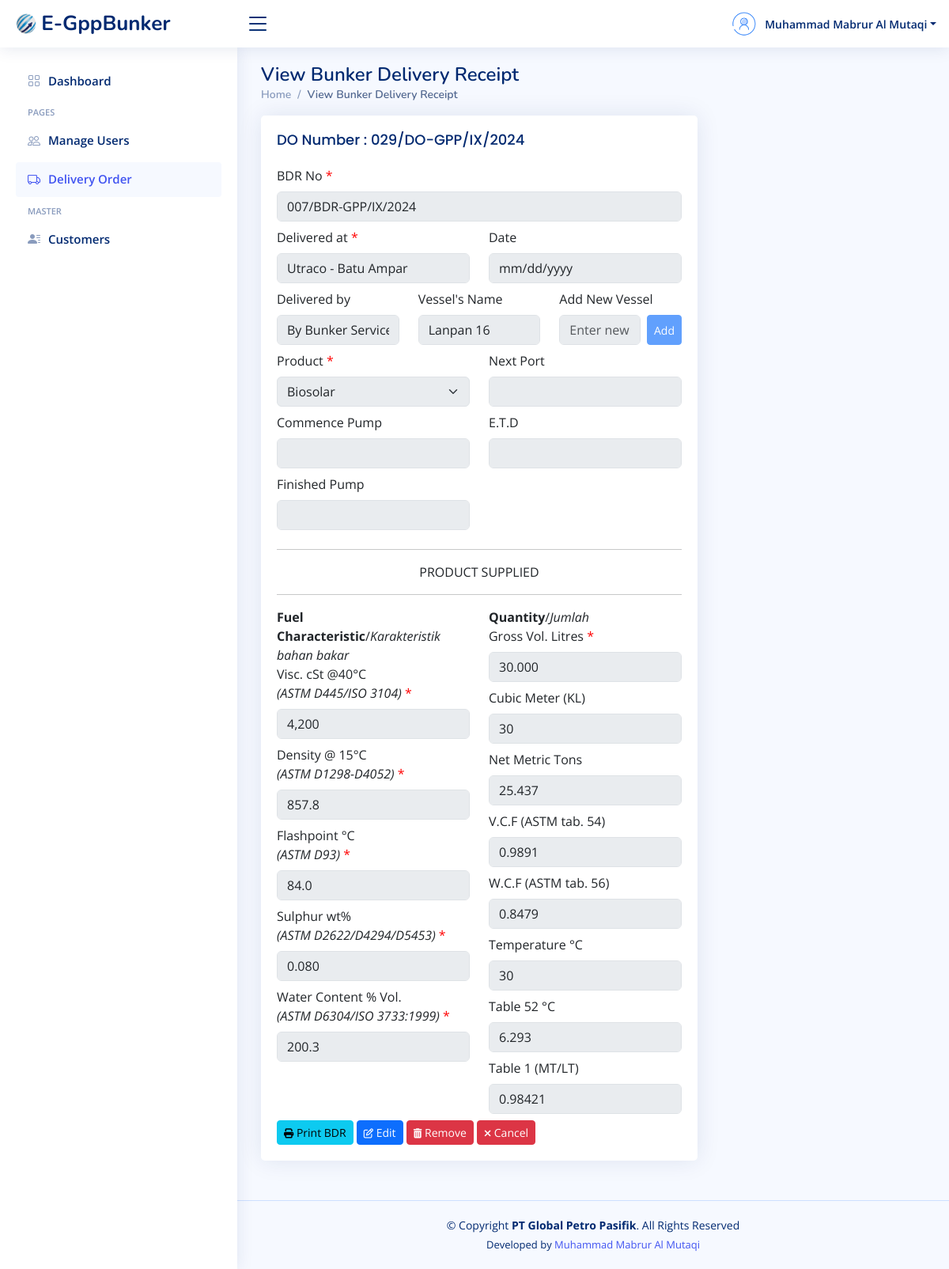
Page /view-bdr.php?id_bdr=43 (signed in) on the committed database.
### tables this page shows
CREATE TABLE `bdr` (
  `id_bdr` int(10) NOT NULL,
  `do_id` int(10) NOT NULL,
  `bdr_no` varchar(50) NOT NULL,
  `delivered_by` varchar(50) DEFAULT NULL,
  `vessel_cust` varchar(60) DEFAULT NULL,
  `next_port` varchar(60) DEFAULT NULL,
  `visc` varchar(10) NOT NULL,
  `density` varchar(10) NOT NULL,
  `flashpoint` varchar(10) NOT NULL,
  `sulphur` varchar(10) NOT NULL,
  `water_content` varchar(10) NOT NULL,
  `net_metric_ton` varchar(15) NOT NULL,
  `vcf` varchar(10) NOT NULL,
  `wcf` varchar(10) NOT NULL,
  `temp` varchar(10) NOT NULL,
  `table_52` varchar(10) NOT NULL,
  `table_1` varchar(10) NOT NULL
);

CREATE TABLE `delivery_order` (
  `id_do` int(10) NOT NULL,
  `po_number` varchar(50) DEFAULT NULL,
  `do_number` varchar(50) NOT NULL,
  `do_date` date DEFAULT NULL,
  `customer_id` int(10) NOT NULL,
  `product` varchar(60) NOT NULL,
  `armada` varchar(60) NOT NULL,
  `quantity` bigint(15) NOT NULL,
  `driver` varchar(50) DEFAULT NULL,
  `departure_time` varchar(30) DEFAULT NULL,
  `arrival_time` varchar(30) DEFAULT NULL,
  `loading_port` varchar(50) NOT NULL,
  `discharging_port` varchar(50) NOT NULL,
  `commence_pump` varchar(30) DEFAULT NULL,
  `finished_pump` varchar(30) DEFAULT NULL,
  `seal_number1` varchar(30) DEFAULT NULL,
  `seal_number2` varchar(30) DEFAULT NULL
);

### koneksi.php (called while the page is built, shortened)
<?php
$host = "localhost";
$user = "root";
$pass = "78789898";
$db = "egppbunker";
$koneksi = mysqli_connect($host, $user, $pass, $db);
function query($query){
	global $koneksi;
	$result = mysqli_query($koneksi, $query);
	$rows = [];
	while ($row = mysqli_fetch_assoc($result) ) {
		$rows[] = $row;
	}
	return $rows;
}
 ?>

### view-bdr.php (the view, shortened to what this page needs)
<?php
    include "koneksi.php";
    $id_bdr = mysqli_real_escape_string($koneksi, $_GET['id_bdr']);
    $bdr = query("SELECT * FROM bdr JOIN delivery_order ON delivery_order.id_do=bdr.do_id WHERE id_bdr=$id_bdr")[0];
    $selectedVessel = isset($bdr['vessel_cust']) ? $bdr['vessel_cust'] : '';
?>
<!DOCTYPE html>
<html lang="en">
<?php
    include "layouts/head-css.php";
?>
<body>
<?php
    include "layouts/header.php";
?>
<?php
    include "layouts/sidebar.php";
?>
  <main id="main" class="main">
    <div class="pagetitle">
      <h1>View Bunker Delivery Receipt</h1>
      <nav>
        <ol class="breadcrumb">
          <li class="breadcrumb-item"><a href="index.php">Home</a></li>
          <li class="breadcrumb-item active">View Bunker Delivery Receipt</li>
        </ol>
      </nav>
    </div>
    <section class="section">
        <div class="row">
            <div class="col-lg-8">
                <div class="card">
                    <div class="card-body">
                        <h5 class="card-title">DO Number : <?= $bdr['do_number']?></h5>
                    <form action="" method="post">
                        <div class="mb-2">
                            <label for="bdr_no" class="form-label">BDR No <span id="x">*</span></label>
                            <input type="text" class="form-control" name="bdr_no" id="bdr_no" value="<?= $bdr['bdr_no'] ?>" disabled>
                        </div>
                        <div class="row">
                            <div class="col-lg-6 col-md-6 col-sm-12">
                                <div class="mb-2">
                                    <label for="discharging_port" class="form-label">Delivered at <span id="x">*</span></label>
                                    <input type="text" value="<?= $bdr['discharging_port']?>" class="form-control" disabled>
                                </div>
                            </div>
                            <div class="col-lg-6 col-md-6 col-sm-12">
                                <div class="mb-2">
                                    <label for="do_date" class="form-label">Date </label>
                                    <input type="date" class="form-control" id="do_date" value="<?= $bdr['do_date']?>" disabled>
                                </div>
                            </div>
                        </div>
                        <div class="row">
                            <div class="col-lg-4 col-md-4 col-sm-12">
                                <div class="mb-2">
                                    <label for="delivered_by" class="form-label">Delivered by </label>
                                    <input type="text" class="form-control" name="delivered_by" id="delivered_by" value="<?= $bdr['delivered_by']?>" disabled>
                                </div>
                            </div>
                            <div class="col-lg-4 col-md-4 col-sm-12">
                                <div class="mb-2">
                                    <label for="vessel_cust" class="form-label">Vessel's Name </label>
                                    <input type="text" value="<?= $selectedVessel?>" class="form-control" disabled>
                                </div>
                            </div>
                            <div class="col-lg-4 col-md-4 col-sm-12">
                                <div class="mb-2">
                                    <label for="new_vessel" class="form-label">Add New Vessel</label>
                                    <div class="d-flex">
                                        <input type="text" id="new_vessel" class="form-control" placeholder="Enter new vessel" disabled>
                                        <button id="add_vessel" class="btn btn-primary btn-sm ms-2 disabled" disabled>Add</button>
                                    </div>
                                </div>
                            </div>
                        </div>
                        <div class="row">
                            <div class="col-lg-6 col-md-6 col-sm-12">
                                <div class="mb-2">
                                    <label for="product" class="form-label">Product <span id="x">*</span></label>
                                    <select id="product" class="form-select" required disabled>
                                    </select>
                                </div>
                            </div>
                            <div class="col-lg-6 col-md-6 col-sm-12">
                                <div class="mb-2">
                                    <label for="next_port" class="form-label">Next Port </label>
                                    <input type="text" class="form-control" name="next_port" id="next_port" value="<?= $bdr['next_port']?>" disabled>
                                </div>
                            </div>
                        </div>
                        <div class="row">
                            <div class="col-lg-6 col-md-6 col-sm-12">
                                <div class="mb-2">
                                    <label for="commence_pump" class="form-label">Commence Pump </label>
                                    <input type="text" class="form-control" id="commence_pump" value="<?= $bdr['commence_pump']?>" disabled>
                                </div>
                            </div>
                            <div class="col-lg-6 col-md-6 col-sm-12">
                                <div class="mb-2">
                                    <label for="etd" class="form-label">E.T.D </label>
                                    <input type="text" class="form-control" id="etd" value="<?= $bdr['departure_time']?>" disabled>
                                </div>
                            </div>
                        </div>
                        <div class="row">
                            <div class="col-lg-6 col-md-6 col-sm-12">
                                <div class="mb-2">
                                    <label for="finished_pump" class="form-label">Finished Pump </label>
                                    <input type="text" class="form-control" id="finished_pump" value="<?= $bdr['finished_pump']?>" disabled>
                                </div>
                            </div>
                        </div>
                        <div class="text-center">
                            <hr>
                            <p>PRODUCT SUPPLIED</p>
                            <hr>
                        </div>
                        <div class="row">
                            <div class="col-lg-6 col-md-6 col-sm-12">
                                <b>Fuel Characteristic</b>/<i>Karakteristik bahan bakar</i>
                                <div class="mb-2">
                                    <label for="visc" class="form-label">Visc. cSt @40&deg;C <br/><i>(ASTM D445/ISO 3104)</i> <span id="x">*</span></label>
                                    <input type="text" name="visc" id="visc" value="<?= $bdr['visc']?>" class="form-control" required disabled>
                                </div>
                                <div class="mb-2">
                                    <label for="density" class="form-label">Density @ 15&deg;C <br/><i>(ASTM D1298-D4052)</i> <span id="x">*</span></label>
                                    <input type="text" id="density" name="density" class="form-control" value="<?= $bdr['density']?>" required disabled>
                                </div>
                                <div class="mb-2">
                                    <label for="flashpoint" class="form-label">Flashpoint &deg;C <br/><i>(ASTM D93)</i> <span id="x">*</span></label>
                                    <input type="text" id="flashpoint" name="flashpoint" class="form-control" value="<?= $bdr['flashpoint']?>" required disabled>
                                </div>
                                <div class="mb-2">
                                    <label for="sulphur" class="form-label">Sulphur wt% <br/><i>(ASTM D2622/D4294/D5453)</i> <span id="x">*</span></label>
                                    <input type="text" id="sulphur" name="sulphur" class="form-control" value="<?= $bdr['sulphur']?>" required disabled>
                                </div>
                                <div class="mb-2">
                                    <label for="water_content" class="form-label">Water Content % Vol. <br/><i>(ASTM D6304/ISO 3733:1999)</i> <span id="x">*</span></label>
                                    <input type="text" id="water_content" name="water_content" class="form-control" value="<?= $bdr['water_content']?>" required disabled>
                                </div>
                            </div>
                            <?php
                                $quantity = $bdr['quantity'];
                                $wcf = 0.8479;
                            ?>
                            <div class="col-lg-6 col-md-6 col-sm-12">
                                <b>Quantity</b>/<i>Jumlah</i>
                                <div class="mb-2">
                                    <label for="quantity" class="form-label">Gross Vol. Litres <span id="x">*</span></label>
                                    <input type="text" class="form-control" value="<?= number_format($quantity, 0, ',', '.') ?>" disabled>
                                </div>
                                <div class="mb-2">
                                    <label for="cubic_meter" class="form-label">Cubic Meter (KL)</label>
                                    <input type="text" id="cubic_meter" class="form-control" value="<?= number_format($quantity / 1000, 0, ',', '.') ?>" disabled>
                                </div>
                                <div class="mb-2">
                                    <label for="net_metric_ton" class="form-label">Net Metric Tons</label>
                                    <input type="text" id="net_metric_ton" name="net_metric_ton" class="form-control" value="<?= number_format(($quantity * $wcf / 1000), 3, '.', '.') ?>" disabled>
                                </div>
                                <div class="mb-2">
                                    <label for="vcf" class="form-label">V.C.F (ASTM tab. 54)</label>
                                    <input type="text" id="vcf" name="vcf" class="form-control" value="<?= $bdr['vcf']?>" disabled>
                                </div>
                                <div class="mb-2">
                                    <label for="wcf" class="form-label">W.C.F (ASTM tab. 56)</label>
                                    <input type="text" id="wcf" name="wcf" class="form-control" value="<?= $bdr['wcf'] ?>"disabled>
                                </div>
                                <div class="mb-2">
                                    <label for="temp" class="form-label">Temperature &deg;C</label>
                                    <input type="text" id="temp" name="temp" class="form-control" value="<?= $bdr['temp']?>" disabled>
                                </div>
                                <div class="mb-2">
                                    <label for="table_52" class="form-label">Table 52 &deg;C</label>
                                    <input type="text" id="table_52" name="table_52" class="form-control" value="<?= $bdr['table_52']?>" disabled>
                                </div>
                                <div class="mb-2">
                                    <label for="table_1" class="form-label">Table 1 (MT/LT)</label>
                                    <input type="text" id="table_1" name="table_1" class="form-control" value="<?= $bdr['table_1']?>" disabled>
                                </div>
                            </div>
                        </div>
                        <div class="text-left">
                            <a href="#" class="btn btn-info btn-sm" onclick="printBDR(<?= $id_bdr?>);"><i class="fa fa-print fa-sm"></i> Print BDR</a>
                            <a href="edit-bdr.php?id_bdr=<?= $id_bdr?>" class="btn btn-primary btn-sm"><i class="fa fa-edit fa-sm"></i> Edit</a>
                            <a href="#" class="btn btn-danger btn-sm" onclick="return confirmRemove(<?= $id_bdr?>);"><i class="fa fa-trash fa-sm"></i> Remove</a>
                            <a href="manage-delivery-order.php" class="btn btn-danger btn-sm"><i class="fa fa-times fa-sm"></i> Cancel</a>
                        </div>
                    </form>
                    </div>
                </div>
            </div>
        </div>
    </section>
  </main>
<?php
    include "layouts/footer.php";
?>
</body>
</html>

### assets/css/style.css (style rules this page uses)
:root { scroll-behavior: smooth; }
body { font-family: "Open Sans", sans-serif; background: #f6f9ff; color: #444444; }
a { color: #4154f1; text-decoration: none; }
h1, h2, h3, h4, h5, h6 { font-family: "Nunito", sans-serif; }
#main { margin-top: 60px; padding: 20px 30px; transition: all 0.3s; }
.pagetitle { margin-bottom: 10px; }
.pagetitle h1 { font-size: 24px; margin-bottom: 0; font-weight: 600; color: #012970; }
.card { margin-bottom: 30px; border: none; border-radius: 5px; box-shadow: 0px 0 30px rgba(1, 41, 112, 0.1); }
.card-title { padding: 20px 0 15px 0; font-size: 18px; font-weight: 500; color: #012970; font-family: "Poppins", sans-serif; }
.card-body { padding: 0 20px 20px 20px; }
.breadcrumb { font-size: 14px; font-family: "Nunito", sans-serif; color: #899bbd; font-weight: 600; }
.breadcrumb a { color: #899bbd; transition: 0.3s; }
.breadcrumb .breadcrumb-item::before { color: #899bbd; }
.breadcrumb .active { color: #51678f; font-weight: 600; }
@media (min-width: 1200px) { #main, #footer { margin-left: 300px; } }

### view-bdr.php (style rules this page uses)
span#x { color: red; }

### rows in the picture
bdr: do.do_number "029/DO-GPP/IX/2024", bdr_no "007/BDR-GPP/IX/2024", do.discharging_port "Utraco - Batu Ampar", delivered_by "By Bunker Service", vessel_cust "Lanpan 16", visc "4,200", density "857.8", flashpoint "84.0", sulphur "0.080", water_content "200.3", do.quantity "30.000", do.quantity "30", net_metric_ton "25.437", vcf "0.9891", wcf "0.8479", temp "30", table_52 "6.293", table_1 "0.98421"

### other values in the picture
$nama "Muhammad Mabrur Al Mutaqi"
